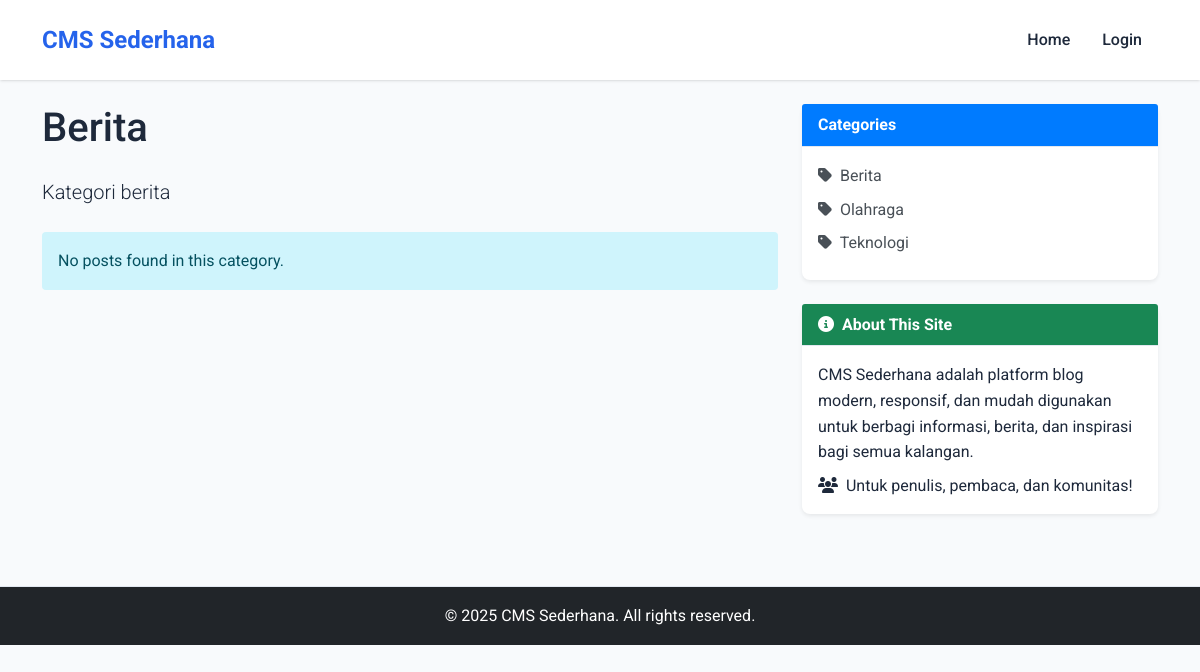
Page /category.php?slug=berita on the committed database.
### tables this page shows
CREATE TABLE categories (
    id INT PRIMARY KEY AUTO_INCREMENT,
    name VARCHAR(50) NOT NULL,
    slug VARCHAR(50) UNIQUE NOT NULL,
    description TEXT,
    created_at TIMESTAMP DEFAULT CURRENT_TIMESTAMP
);

### category.php (the view, shortened to what this page needs)
<?php
require_once 'config/database.php';
$slug = $_GET['slug'];
$stmt = $pdo->prepare("SELECT * FROM categories WHERE slug = ?");
$stmt->execute([$slug]);
$category = $stmt->fetch(PDO::FETCH_ASSOC);
$stmt = $pdo->prepare("SELECT p.*, c.name as category_name, u.full_name as author_name
                       FROM posts p
                       LEFT JOIN categories c ON p.category_id = c.id
                       LEFT JOIN users u ON p.author_id = u.id
                       WHERE p.category_id = ? AND p.status = 'published'
                       ORDER BY p.created_at DESC");
$stmt->execute([$category['id']]);
$posts = $stmt->fetchAll(PDO::FETCH_ASSOC);
?>
<!DOCTYPE html>
<html lang="en">
<head>
    <link href="https://cdn.jsdelivr.net/npm/bootstrap@5.1.3/dist/css/bootstrap.min.css" rel="stylesheet">
    <link href="assets/css/style.css" rel="stylesheet">
    <link href="assets/css/category.css" rel="stylesheet">
    <link rel="stylesheet" href="https://cdnjs.cloudflare.com/ajax/libs/font-awesome/6.4.0/css/all.min.css">
</head>
<body>
    <nav class="navbar navbar-expand-lg navbar-dark bg-dark">
        <div class="container">
            <a class="navbar-brand" href="index.php">CMS Sederhana</a>
            <div class="collapse navbar-collapse" id="navbarNav">
                <ul class="navbar-nav ms-auto">
                    <li class="nav-item">
                        <a class="nav-link" href="index.php">Home</a>
                    </li>
                    <?php if(isset($_SESSION['user_id'])): ?>
                        <li class="nav-item">
                            <a class="nav-link" href="admin/dashboard.php">Dashboard</a>
                        </li>
                        <li class="nav-item">
                            <a class="nav-link" href="logout.php">Logout</a>
                        </li>
                    <?php else: ?>
                        <li class="nav-item">
                            <a class="nav-link" href="login.php">Login</a>
                        </li>
                    <?php endif; ?>
                </ul>
            </div>
        </div>
    </nav>
    <div class="container mt-4">
        <div class="row">
            <div class="col-md-8">
                <h1 class="mb-4"><?php echo htmlspecialchars($category['name']); ?></h1>
                <?php if($category['description']): ?>
                    <p class="lead mb-4"><?php echo htmlspecialchars($category['description']); ?></p>
                <?php endif; ?>
                <?php if($posts): ?>
                    <?php foreach($posts as $post): ?>
                        <article class="card mb-4 post-card">
                            <?php if($post['featured_image']): ?>
                                <img src="<?php echo htmlspecialchars($post['featured_image']); ?>" class="card-img-top" alt="<?php echo htmlspecialchars($post['title']); ?>">
                            <?php endif; ?>
                            <div class="card-body">
                                <h2 class="card-title">
                                    <a href="post.php?slug=<?php echo htmlspecialchars($post['slug']); ?>">
                                        <?php echo htmlspecialchars($post['title']); ?>
                                    </a>
                                </h2>
                                <div class="meta mb-2">
                                    <span class="badge bg-primary"><i class="fas fa-user"></i> <?php echo htmlspecialchars($post['author_name']); ?></span>
                                    <span class="ms-2"><i class="fas fa-calendar-alt"></i> <?php echo date('F j, Y', strtotime($post['created_at'])); ?></span>
                                </div>
                                <p class="card-text">
                                    <?php echo substr(strip_tags($post['content']), 0, 200) . '...'; ?>
                                </p>
                                <a href="post.php?slug=<?php echo htmlspecialchars($post['slug']); ?>" class="btn btn-primary">Read More</a>
                            </div>
                        </article>
                    <?php endforeach; ?>
                <?php else: ?>
                    <div class="alert alert-info">
                        No posts found in this category.
                    </div>
                <?php endif; ?>
            </div>
            <div class="col-md-4 sidebar">
                <div class="card mb-4">
                    <div class="card-header">
                        Categories
                    </div>
                    <div class="card-body">
                        <?php
                        $stmt = $pdo->query("SELECT * FROM categories ORDER BY name");
                        $categories = $stmt->fetchAll(PDO::FETCH_ASSOC);
                        foreach($categories as $cat):
                        ?>
                            <a href="category.php?slug=<?php echo htmlspecialchars($cat['slug']); ?>" class="d-block mb-2">
                                <i class="fas fa-tag me-1"></i> <?php echo htmlspecialchars($cat['name']); ?>
                            </a>
                        <?php endforeach; ?>
                    </div>
                </div>
                <div class="card mb-4">
                    <div class="card-header bg-success text-white">
                        <i class="fas fa-info-circle me-1"></i> About This Site
                    </div>
                    <div class="card-body">
                        <p class="mb-2">CMS Sederhana adalah platform blog modern, responsif, dan mudah digunakan untuk berbagi informasi, berita, dan inspirasi bagi semua kalangan.</p>
                        <p class="mb-0"><i class="fas fa-users me-1"></i> Untuk penulis, pembaca, dan komunitas!</p>
                    </div>
                </div>
            </div>
        </div>
    </div>
    <footer class="bg-dark text-white mt-5 py-3">
        <div class="container text-center">
            <p class="mb-0">&copy; <?php echo date('Y'); ?> CMS Sederhana. All rights reserved.</p>
        </div>
    </footer>
</body>
</html>

### assets/css/style.css (style rules this page uses)
:root { --primary-color: #2563eb; --secondary-color: #475569; --success-color: #16a34a; --danger-color: #dc2626; --warning-color: #d97706; --info-color: #0891b2; --light-color: #f8fafc; --dark-color: #1e293b; --border-color: #e2e8f0; --shadow-sm: 0 1px 2px 0 rgba(0, 0, 0, 0.05); --shadow: 0 1px 3px 0 rgba(0, 0, 0, 0.1), 0 1px 2px -1px rgba(0, 0, 0, 0.1); --shadow-md: 0 4px 6px -1px rgba(0, 0, 0, 0.1), 0 2px 4px -2px rgba(0, 0, 0, 0.1); }
body { font-family: 'Roboto', sans-serif; line-height: 1.6; color: var(--dark-color); background-color: #f3f4f6; }
.navbar { box-shadow: var(--shadow); background: white !important; padding: 1rem; }
.navbar-brand { font-weight: 700; color: var(--primary-color) !important; }
.nav-link { color: var(--secondary-color) !important; font-weight: 500; transition: color 0.2s; }
.card { border: none; border-radius: 0.5rem; box-shadow: var(--shadow); transition: transform 0.2s, box-shadow 0.2s; }
.card-header { background-color: white; border-bottom: 1px solid var(--border-color); font-weight: 600; }
.alert { border: none; border-radius: 0.5rem; padding: 1rem; }
footer { background-color: white !important; border-top: 1px solid var(--border-color); padding: 1.5rem 0; margin-top: 3rem; }
body { background-color: #f8f9fa; }
.navbar { box-shadow: 0 2px 4px rgba(0,0,0,.1); }
.navbar-brand { font-weight: bold; }
.card { border: none; box-shadow: 0 0.125rem 0.25rem rgba(0,0,0,.075); transition: transform 0.2s ease-in-out; }
.sidebar .card { position: sticky; top: 2rem; }
.sidebar .card-header { background-color: #007bff; color: white; font-weight: bold; }
.sidebar a { color: #495057; text-decoration: none; transition: color 0.2s ease-in-out; }
.alert { border: none; border-radius: 0.25rem; }

### assets/css/category.css (style rules this page uses)
body { background: #f8fafc; }
.navbar { background: white !important; box-shadow: var(--shadow); padding: 1rem; }
.navbar-brand { font-size: 1.5rem; font-weight: 700; color: var(--primary-color) !important; }
.nav-link { color: var(--dark-color) !important; font-weight: 500; padding: 0.5rem 1rem !important; transition: color 0.2s; }
.sidebar { position: sticky; top: 2rem; }

### rows in the picture
categories: name "Berita", description "Kategori berita"
categories: name "Olahraga"
categories: name "Teknologi"
